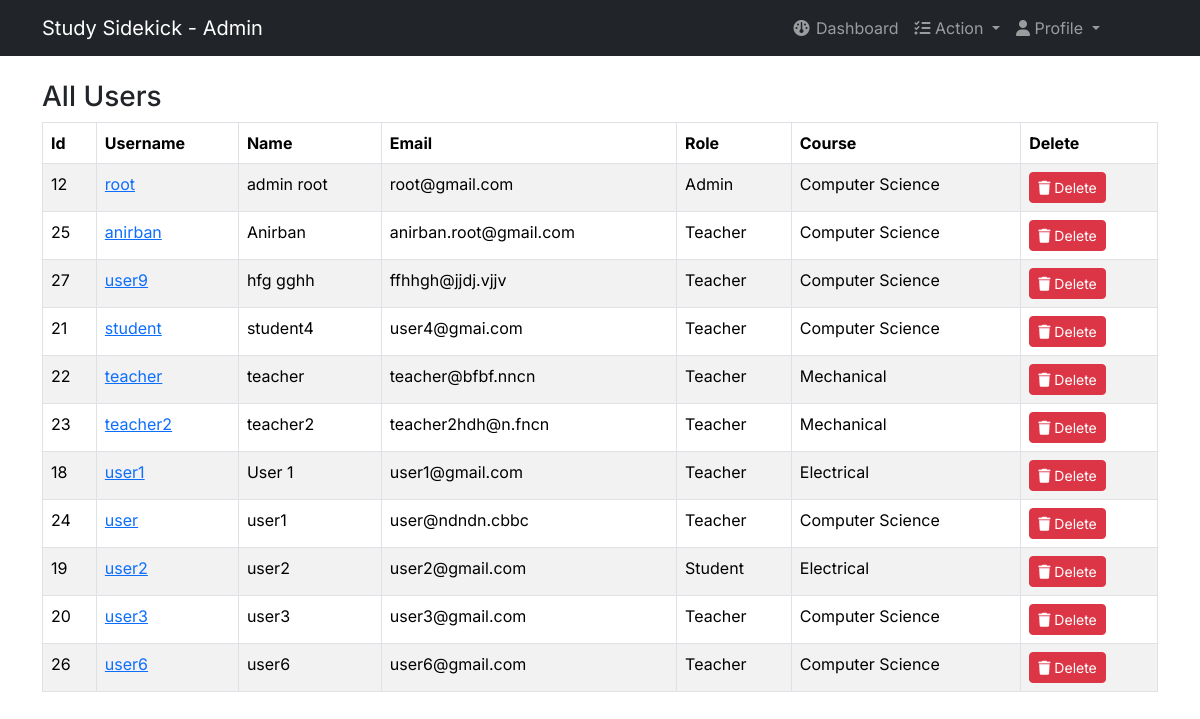
/dashboard/users.php (signed in), run on the app's committed database.
### tables this page shows
CREATE TABLE `users` (
  `id` int(11) NOT NULL,
  `username` varchar(225) NOT NULL,
  `name` varchar(225) NOT NULL,
  `about` varchar(300) NOT NULL DEFAULT 'N/A',
  `role` varchar(225) NOT NULL,
  `email` varchar(225) NOT NULL,
  `token` varchar(225) NOT NULL,
  `gender` varchar(225) NOT NULL,
  `password` varchar(225) NOT NULL,
  `course` varchar(225) NOT NULL,
  `image` varchar(225) NOT NULL DEFAULT 'profile.jpg',
  `joindate` varchar(225) NOT NULL
);

### dashboard/users.php (the view, shortened to what this page needs)
<?php
include "includes/adminheader.php";
?>
<!DOCTYPE html>
<html lang="en">
<head>
</head>
<body>
    <?php include "includes/adminnav.php"; ?>
    <?php
    if ($_SESSION['role'] == 'admin') {
    ?>
        <div class="container mt-4 w-100">
            <h3>All Users</h3>
            <table class="table table-bordered table-striped table-hover">
                <thead>
                    <tr>
                        <th>Id</th>
                        <th>Username</th>
                        <th>Name</th>
                        <th>Email</th>
                        <th>Role</th>
                        <th>Course</th>
                        <th>Delete</th>
                    </tr>
                </thead>
                <tbody>
                    <?php
                    $query = "SELECT * FROM users ORDER BY name ASC";
                    $select_users = mysqli_query($conn, $query) or die(mysqli_error($conn));
                    if (mysqli_num_rows($select_users) > 0) {
                        while ($row = mysqli_fetch_array($select_users)) {
                            $user_id = $row['id'];
                            $username = $row['username'];
                            $name = $row['name'];
                            $user_email = $row['email'];
                            $user_role = $row['role'];
                            $user_course = $row['course'];
                            echo "<tr>";
                            echo "<td>$user_id</td>";
                            echo "<td><a href='viewprofile.php?name=$username' target='_blank'>$username</a></td>";
                            echo "<td>$name</td>";
                            echo "<td>$user_email</td>";
                            echo "<td class='capitalize'>$user_role</td>";
                            echo "<td class='capitalize'>$user_course</td>";
                            echo "<td><a class='btn btn-danger btn-sm' onClick=\"javascript: return confirm('Are you sure you want to delete this user?')\" href='users.php?delete=$user_id'><i class='fa fa-trash'></i> Delete</a></td>";
                            echo "</tr>";
                        }
                    }
                    ?>
                </tbody>
            </table>
        </div>
    <?php
    } else {
        header("location: index.php");
    }
    ?>
</body>
</html>

### dashboard/includes/adminheader.php (shortened to what this page needs)
<!DOCTYPE html>
<html lang="en">
<head>
    <link href="https://cdn.jsdelivr.net/npm/bootstrap@5.3.2/dist/css/bootstrap.min.css" rel="stylesheet">
    <link rel="stylesheet" href="https://cdnjs.cloudflare.com/ajax/libs/font-awesome/6.5.1/css/all.min.css" />
</head>

### dashboard/includes/adminnav.php (shortened to what this page needs)
<nav class="navbar navbar-expand-lg navbar-dark bg-dark p-2">
    <div class="container">
        <a class="navbar-brand" href="index">Study Sidekick
            <?php if ($_SESSION['role'] == 'admin') { ?>
                <span> - Admin</span>
            <?php } ?>
        </a>
        <div class="collapse navbar-collapse" id="navbarNav">
            <ul class="navbar-nav ms-auto">
                <li class="nav-item">
                    <a class="nav-link" href="index" class="active">
                        <i class="fa fa-fw fa-dashboard"></i>
                        Dashboard
                    </a>
                </li>
                <?php if ($_SESSION['role'] == 'admin') { ?>
                    <li class="dropdown nav-item">
                        <div class="nav-link dropdown-toggle" href="#" id="navbarDropdownNotes" role="button" data-bs-toggle="dropdown" aria-expanded="false">
                            <i class="fa-solid fa-list-check"></i>
                            Action
                        </div>
                    </li>
                <?php } ?>
                <li class="dropdown" style="width: 150px;">
                    <a class="nav-link dropdown-toggle" type="button" id="dropdownMenuButton1" data-bs-toggle="dropdown" aria-expanded="false">
                        <i class="fa fa-user"></i>
                        <span class="text-capitalize">
                            Profile
                        </span>
                    </a>
                </li>
            </ul>
        </div>
    </div>
</nav>

### dashboard/includes/adminheader.php (style rules this page uses)
* { font-family: 'Inter', sans-serif; }

### dashboard/users.php (style rules this page uses)
.capitalize { text-transform: capitalize; }

### data on the page
users: id "12", username "root", name "admin root", email "root@gmail.com", role "Admin", course "Computer Science"
users: id "25", username "anirban", name "Anirban", email "anirban.root@gmail.com", role "Teacher", course "Computer Science"
users: id "27", username "user9", name "hfg gghh", email "ffhhgh@jjdj.vjjv", role "Teacher", course "Computer Science"
users: id "21", username "student", name "student4", email "user4@gmai.com", role "Teacher", course "Computer Science"
users: id "22", username "teacher", name "teacher", email "teacher@bfbf.nncn", role "Teacher", course "Mechanical"
users: id "23", username "teacher2", name "teacher2", email "teacher2hdh@n.fncn", role "Teacher", course "Mechanical"
users: id "18", username "user1", name "User 1", email "user1@gmail.com", role "Teacher", course "Electrical"
users: id "24", username "user", name "user1", email "user@ndndn.cbbc", role "Teacher", course "Computer Science"
users: id "19", username "user2", name "user2", email "user2@gmail.com", role "Student", course "Electrical"
users: id "20", username "user3", name "user3", email "user3@gmail.com", role "Teacher", course "Computer Science"
users: id "26", username "user6", name "user6", email "user6@gmail.com", role "Teacher", course "Computer Science"
